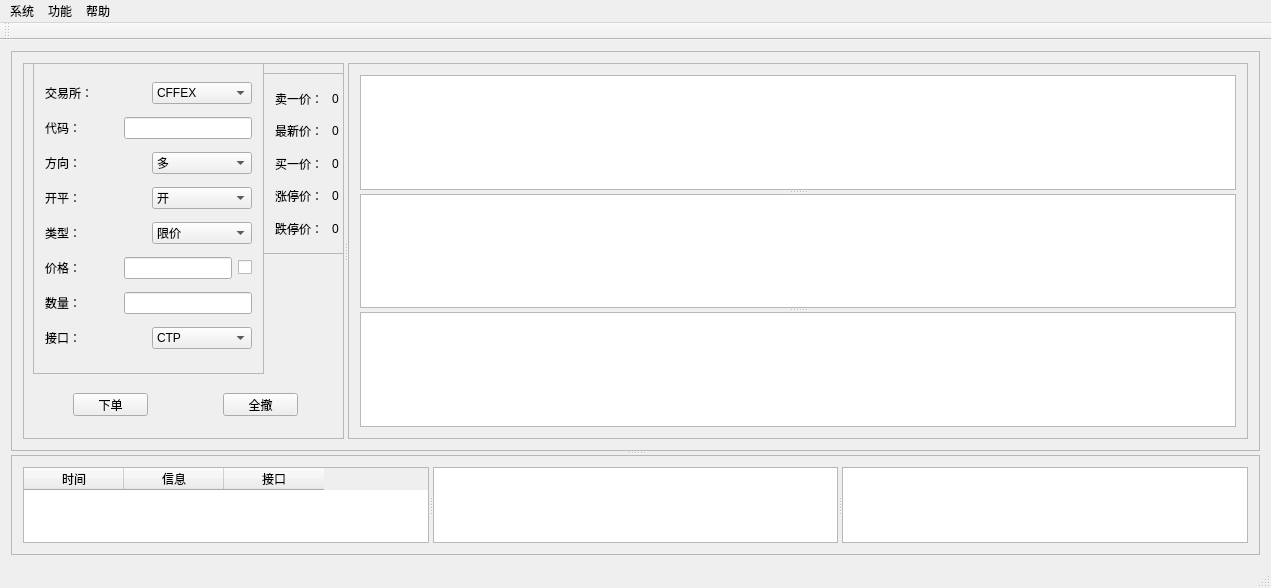
<?xml version="1.0" encoding="UTF-8"?>
<ui version="4.0">
 <class>MainWindow</class>
 <widget class="QMainWindow" name="MainWindow">
  <property name="geometry">
   <rect>
    <x>0</x>
    <y>0</y>
    <width>1271</width>
    <height>580</height>
   </rect>
  </property>
  <property name="windowTitle">
   <string>MainWindow</string>
  </property>
  <widget class="QWidget" name="centralWidget">
   <layout class="QVBoxLayout" name="verticalLayout">
    <item>
     <widget class="QSplitter" name="splitter">
      <property name="orientation">
       <enum>Qt::Vertical</enum>
      </property>
      <widget class="QFrame" name="frame">
       <property name="minimumSize">
        <size>
         <width>0</width>
         <height>400</height>
        </size>
       </property>
       <property name="frameShape">
        <enum>QFrame::StyledPanel</enum>
       </property>
       <property name="frameShadow">
        <enum>QFrame::Raised</enum>
       </property>
       <layout class="QHBoxLayout" name="horizontalLayout">
        <item>
         <widget class="QSplitter" name="splitter_2">
          <property name="orientation">
           <enum>Qt::Horizontal</enum>
          </property>
          <widget class="QFrame" name="frame_3">
           <property name="frameShape">
            <enum>QFrame::StyledPanel</enum>
           </property>
           <property name="frameShadow">
            <enum>QFrame::Raised</enum>
           </property>
           <widget class="QFrame" name="frame_5">
            <property name="geometry">
             <rect>
              <x>10</x>
              <y>0</y>
              <width>231</width>
              <height>311</height>
             </rect>
            </property>
            <property name="frameShape">
             <enum>QFrame::StyledPanel</enum>
            </property>
            <property name="frameShadow">
             <enum>QFrame::Raised</enum>
            </property>
            <layout class="QVBoxLayout" name="verticalLayout_4">
             <item>
              <layout class="QHBoxLayout" name="horizontalLayout_8">
               <item>
                <widget class="QLabel" name="label_11">
                 <property name="text">
                  <string>交易所：</string>
                 </property>
                </widget>
               </item>
               <item>
                <widget class="QComboBox" name="comboBox">
                 <item>
                  <property name="text">
                   <string>CFFEX</string>
                  </property>
                 </item>
                 <item>
                  <property name="text">
                   <string>SHFE</string>
                  </property>
                 </item>
                 <item>
                  <property name="text">
                   <string>CZCE</string>
                  </property>
                 </item>
                 <item>
                  <property name="text">
                   <string>DCE</string>
                  </property>
                 </item>
                 <item>
                  <property name="text">
                   <string>INE</string>
                  </property>
                 </item>
                </widget>
               </item>
              </layout>
             </item>
             <item>
              <layout class="QHBoxLayout" name="horizontalLayout_9">
               <item>
                <widget class="QLabel" name="label_12">
                 <property name="text">
                  <string>代码：           </string>
                 </property>
                </widget>
               </item>
               <item>
                <widget class="QLineEdit" name="lineEdit"/>
               </item>
              </layout>
             </item>
             <item>
              <layout class="QHBoxLayout" name="horizontalLayout_10">
               <item>
                <widget class="QLabel" name="label_13">
                 <property name="text">
                  <string>方向：</string>
                 </property>
                </widget>
               </item>
               <item>
                <widget class="QComboBox" name="comboBox_2">
                 <item>
                  <property name="text">
                   <string>多</string>
                  </property>
                 </item>
                 <item>
                  <property name="text">
                   <string>空</string>
                  </property>
                 </item>
                </widget>
               </item>
              </layout>
             </item>
             <item>
              <layout class="QHBoxLayout" name="horizontalLayout_11">
               <item>
                <widget class="QLabel" name="label_14">
                 <property name="text">
                  <string>开平：</string>
                 </property>
                </widget>
               </item>
               <item>
                <widget class="QComboBox" name="comboBox_3">
                 <item>
                  <property name="text">
                   <string>开</string>
                  </property>
                 </item>
                 <item>
                  <property name="text">
                   <string>平</string>
                  </property>
                 </item>
                 <item>
                  <property name="text">
                   <string>平今</string>
                  </property>
                 </item>
                 <item>
                  <property name="text">
                   <string>平昨</string>
                  </property>
                 </item>
                </widget>
               </item>
              </layout>
             </item>
             <item>
              <layout class="QHBoxLayout" name="horizontalLayout_13">
               <item>
                <widget class="QLabel" name="label_16">
                 <property name="text">
                  <string>类型：</string>
                 </property>
                </widget>
               </item>
               <item>
                <widget class="QComboBox" name="comboBox_5">
                 <item>
                  <property name="text">
                   <string>限价</string>
                  </property>
                 </item>
                 <item>
                  <property name="text">
                   <string>市价</string>
                  </property>
                 </item>
                 <item>
                  <property name="text">
                   <string>STOP</string>
                  </property>
                 </item>
                 <item>
                  <property name="text">
                   <string>FAK</string>
                  </property>
                 </item>
                 <item>
                  <property name="text">
                   <string>FOK</string>
                  </property>
                 </item>
                 <item>
                  <property name="text">
                   <string>询价</string>
                  </property>
                 </item>
                </widget>
               </item>
              </layout>
             </item>
             <item>
              <layout class="QHBoxLayout" name="horizontalLayout_15">
               <item>
                <widget class="QLabel" name="label_18">
                 <property name="text">
                  <string>价格：           </string>
                 </property>
                </widget>
               </item>
               <item>
                <widget class="QLineEdit" name="lineEdit_2"/>
               </item>
               <item>
                <widget class="QCheckBox" name="checkBox">
                 <property name="text">
                  <string/>
                 </property>
                </widget>
               </item>
              </layout>
             </item>
             <item>
              <layout class="QHBoxLayout" name="horizontalLayout_16">
               <item>
                <widget class="QLabel" name="label_19">
                 <property name="text">
                  <string>数量：           </string>
                 </property>
                </widget>
               </item>
               <item>
                <widget class="QLineEdit" name="lineEdit_3"/>
               </item>
              </layout>
             </item>
             <item>
              <layout class="QHBoxLayout" name="horizontalLayout_14">
               <item>
                <widget class="QLabel" name="label_17">
                 <property name="text">
                  <string>接口：</string>
                 </property>
                </widget>
               </item>
               <item>
                <widget class="QComboBox" name="comboBox_6">
                 <item>
                  <property name="text">
                   <string>CTP</string>
                  </property>
                 </item>
                </widget>
               </item>
              </layout>
             </item>
            </layout>
           </widget>
           <widget class="QFrame" name="frame_6">
            <property name="geometry">
             <rect>
              <x>240</x>
              <y>10</y>
              <width>131</width>
              <height>181</height>
             </rect>
            </property>
            <property name="frameShape">
             <enum>QFrame::StyledPanel</enum>
            </property>
            <property name="frameShadow">
             <enum>QFrame::Raised</enum>
            </property>
            <layout class="QVBoxLayout" name="verticalLayout_3">
             <item>
              <layout class="QHBoxLayout" name="horizontalLayout_3">
               <item>
                <widget class="QLabel" name="label_2">
                 <property name="text">
                  <string>卖一价：</string>
                 </property>
                </widget>
               </item>
               <item>
                <widget class="QLabel" name="label">
                 <property name="text">
                  <string>0</string>
                 </property>
                </widget>
               </item>
              </layout>
             </item>
             <item>
              <layout class="QHBoxLayout" name="horizontalLayout_6">
               <item>
                <widget class="QLabel" name="label_7">
                 <property name="text">
                  <string>最新价：</string>
                 </property>
                </widget>
               </item>
               <item>
                <widget class="QLabel" name="label_8">
                 <property name="text">
                  <string>0</string>
                 </property>
                </widget>
               </item>
              </layout>
             </item>
             <item>
              <layout class="QHBoxLayout" name="horizontalLayout_4">
               <item>
                <widget class="QLabel" name="label_3">
                 <property name="text">
                  <string>买一价：</string>
                 </property>
                </widget>
               </item>
               <item>
                <widget class="QLabel" name="label_4">
                 <property name="text">
                  <string>0</string>
                 </property>
                </widget>
               </item>
              </layout>
             </item>
             <item>
              <layout class="QHBoxLayout" name="horizontalLayout_5">
               <item>
                <widget class="QLabel" name="label_5">
                 <property name="text">
                  <string>涨停价：</string>
                 </property>
                </widget>
               </item>
               <item>
                <widget class="QLabel" name="label_6">
                 <property name="text">
                  <string>0</string>
                 </property>
                </widget>
               </item>
              </layout>
             </item>
             <item>
              <layout class="QHBoxLayout" name="horizontalLayout_7">
               <item>
                <widget class="QLabel" name="label_9">
                 <property name="text">
                  <string>跌停价：</string>
                 </property>
                </widget>
               </item>
               <item>
                <widget class="QLabel" name="label_10">
                 <property name="text">
                  <string>0</string>
                 </property>
                </widget>
               </item>
              </layout>
             </item>
            </layout>
           </widget>
           <widget class="QPushButton" name="pushButton">
            <property name="geometry">
             <rect>
              <x>50</x>
              <y>330</y>
              <width>75</width>
              <height>23</height>
             </rect>
            </property>
            <property name="text">
             <string>下单</string>
            </property>
           </widget>
           <widget class="QPushButton" name="pushButton_2">
            <property name="geometry">
             <rect>
              <x>200</x>
              <y>330</y>
              <width>75</width>
              <height>23</height>
             </rect>
            </property>
            <property name="text">
             <string>全撤</string>
            </property>
           </widget>
          </widget>
          <widget class="QFrame" name="frame_4">
           <property name="frameShape">
            <enum>QFrame::StyledPanel</enum>
           </property>
           <property name="frameShadow">
            <enum>QFrame::Raised</enum>
           </property>
           <layout class="QVBoxLayout" name="verticalLayout_2">
            <item>
             <widget class="QSplitter" name="splitter_4">
              <property name="orientation">
               <enum>Qt::Vertical</enum>
              </property>
              <widget class="QTableView" name="tableView_4"/>
              <widget class="QTableView" name="tableView_5"/>
              <widget class="QTableView" name="tableView_6"/>
             </widget>
            </item>
           </layout>
          </widget>
         </widget>
        </item>
       </layout>
      </widget>
      <widget class="QFrame" name="frame_2">
       <property name="minimumSize">
        <size>
         <width>0</width>
         <height>100</height>
        </size>
       </property>
       <property name="frameShape">
        <enum>QFrame::StyledPanel</enum>
       </property>
       <property name="frameShadow">
        <enum>QFrame::Raised</enum>
       </property>
       <layout class="QHBoxLayout" name="horizontalLayout_2">
        <item>
         <widget class="QSplitter" name="splitter_3">
          <property name="orientation">
           <enum>Qt::Horizontal</enum>
          </property>
          <widget class="QTableWidget" name="tableWidget">
           <column>
            <property name="text">
             <string>时间</string>
            </property>
           </column>
           <column>
            <property name="text">
             <string>信息</string>
            </property>
           </column>
           <column>
            <property name="text">
             <string>接口</string>
            </property>
           </column>
          </widget>
          <widget class="QTableView" name="tableView_2"/>
          <widget class="QTableView" name="tableView_3"/>
         </widget>
        </item>
       </layout>
      </widget>
     </widget>
    </item>
   </layout>
  </widget>
  <widget class="QMenuBar" name="menuBar">
   <property name="geometry">
    <rect>
     <x>0</x>
     <y>0</y>
     <width>1271</width>
     <height>23</height>
    </rect>
   </property>
   <widget class="QMenu" name="menu">
    <property name="title">
     <string>系统</string>
    </property>
    <addaction name="actionCTP_Connect"/>
    <addaction name="separator"/>
    <addaction name="actionExit"/>
   </widget>
   <widget class="QMenu" name="menu_2">
    <property name="title">
     <string>功能</string>
    </property>
    <addaction name="actionCTP"/>
    <addaction name="actionCTP_2"/>
   </widget>
   <widget class="QMenu" name="menu_3">
    <property name="title">
     <string>帮助</string>
    </property>
    <addaction name="action"/>
    <addaction name="action_2"/>
   </widget>
   <addaction name="menu"/>
   <addaction name="menu_2"/>
   <addaction name="menu_3"/>
  </widget>
  <widget class="QToolBar" name="mainToolBar">
   <attribute name="toolBarArea">
    <enum>TopToolBarArea</enum>
   </attribute>
   <attribute name="toolBarBreak">
    <bool>false</bool>
   </attribute>
  </widget>
  <widget class="QStatusBar" name="statusBar"/>
  <action name="actionCTP_Connect">
   <property name="text">
    <string>CTP Connect</string>
   </property>
  </action>
  <action name="actionExit">
   <property name="text">
    <string>Exit</string>
   </property>
  </action>
  <action name="actionCTP">
   <property name="text">
    <string>CTP 策略</string>
   </property>
  </action>
  <action name="actionCTP_2">
   <property name="text">
    <string>CTP 回测</string>
   </property>
  </action>
  <action name="action">
   <property name="text">
    <string>关于</string>
   </property>
  </action>
  <action name="action_2">
   <property name="text">
    <string>查询合约</string>
   </property>
  </action>
 </widget>
 <layoutdefault spacing="6" margin="11"/>
 <resources/>
 <connections>
  <connection>
   <sender>actionCTP_Connect</sender>
   <signal>triggered()</signal>
   <receiver>MainWindow</receiver>
   <slot>menu_ctp_connect()</slot>
   <hints>
    <hint type="sourcelabel">
     <x>-1</x>
     <y>-1</y>
    </hint>
    <hint type="destinationlabel">
     <x>654</x>
     <y>289</y>
    </hint>
   </hints>
  </connection>
  <connection>
   <sender>actionExit</sender>
   <signal>triggered()</signal>
   <receiver>MainWindow</receiver>
   <slot>menu_exit()</slot>
   <hints>
    <hint type="sourcelabel">
     <x>-1</x>
     <y>-1</y>
    </hint>
    <hint type="destinationlabel">
     <x>654</x>
     <y>289</y>
    </hint>
   </hints>
  </connection>
  <connection>
   <sender>lineEdit</sender>
   <signal>returnPressed()</signal>
   <receiver>MainWindow</receiver>
   <slot>symbol_ReturnPressed()</slot>
   <hints>
    <hint type="sourcelabel">
     <x>215</x>
     <y>116</y>
    </hint>
    <hint type="destinationlabel">
     <x>8</x>
     <y>258</y>
    </hint>
   </hints>
  </connection>
  <connection>
   <sender>pushButton</sender>
   <signal>clicked()</signal>
   <receiver>MainWindow</receiver>
   <slot>SendOrder_clicked()</slot>
   <hints>
    <hint type="sourcelabel">
     <x>96</x>
     <y>397</y>
    </hint>
    <hint type="destinationlabel">
     <x>6</x>
     <y>406</y>
    </hint>
   </hints>
  </connection>
  <connection>
   <sender>actionCTP</sender>
   <signal>triggered()</signal>
   <receiver>MainWindow</receiver>
   <slot>menu_CTAStrategy()</slot>
   <hints>
    <hint type="sourcelabel">
     <x>-1</x>
     <y>-1</y>
    </hint>
    <hint type="destinationlabel">
     <x>635</x>
     <y>289</y>
    </hint>
   </hints>
  </connection>
  <connection>
   <sender>actionCTP_2</sender>
   <signal>triggered()</signal>
   <receiver>MainWindow</receiver>
   <slot>menu_CTABacktest()</slot>
   <hints>
    <hint type="sourcelabel">
     <x>-1</x>
     <y>-1</y>
    </hint>
    <hint type="destinationlabel">
     <x>635</x>
     <y>289</y>
    </hint>
   </hints>
  </connection>
  <connection>
   <sender>action_2</sender>
   <signal>triggered()</signal>
   <receiver>MainWindow</receiver>
   <slot>menu_contractQueryclicked()</slot>
   <hints>
    <hint type="sourcelabel">
     <x>-1</x>
     <y>-1</y>
    </hint>
    <hint type="destinationlabel">
     <x>635</x>
     <y>289</y>
    </hint>
   </hints>
  </connection>
 </connections>
 <slots>
  <slot>menu_ctp_connect()</slot>
  <slot>menu_exit()</slot>
  <slot>symbol_ReturnPressed()</slot>
  <slot>SendOrder_clicked()</slot>
  <slot>menu_CTAStrategy()</slot>
  <slot>menu_CTABacktest()</slot>
  <slot>menu_contractQueryclicked()</slot>
 </slots>
</ui>
